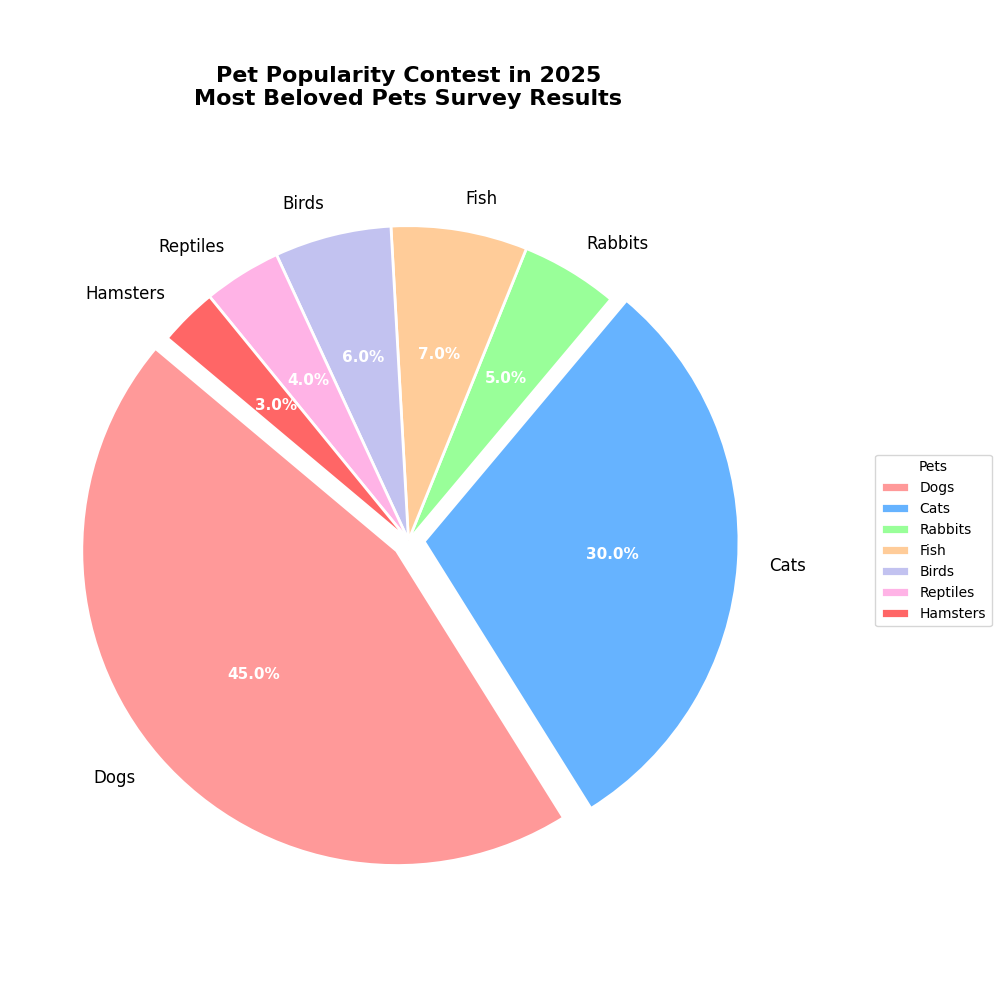

The Python source for this figure:
import matplotlib.pyplot as plt
import numpy as np

# Title and Backstory:
# 
# "Pet Popularity Contest in 2025"
# The humane society conducted a survey to determine the most beloved pets in 2025. 
# The results are in, and we have a visual representation of the survey results. The pie chart displays the proportion of various pets based on their popularity.

# Data for the pie chart
pets = ["Dogs", "Cats", "Rabbits", "Fish", "Birds", "Reptiles", "Hamsters"]
popularity = [45, 30, 5, 7, 6, 4, 3]

# Colors for each segment
colors = ['#ff9999', '#66b3ff', '#99ff99', '#ffcc99', '#c2c2f0', '#ffb3e6', '#ff6666']
explode = (0.05, 0.05, 0, 0, 0, 0, 0)  # Slightly explode the slices for Dogs and Cats as they are the most popular

# Create the figure and axis
fig, ax = plt.subplots(figsize=(10, 10))

# Pie chart
wedges, texts, autotexts = ax.pie(popularity, explode=explode, labels=pets, colors=colors, autopct='%1.1f%%', startangle=140,
                                  wedgeprops=dict(edgecolor='w', linewidth=2))

# Customizing texts for better visibility
for text in texts:
    text.set_fontsize(12)

for autotext in autotexts:
    autotext.set_color('white')
    autotext.set_fontsize(11)
    autotext.set_weight('bold')

# Title of the Pie Chart
plt.title("Pet Popularity Contest in 2025\nMost Beloved Pets Survey Results", fontsize=16, fontweight='bold', pad=30)

# Legend
ax.legend(wedges, pets, title="Pets", loc="center right", bbox_to_anchor=(1.25, 0.5), fontsize=10)

# Adjust layout to ensure clarity and avoid text overlap
plt.tight_layout()

# Displaying the plot
plt.show()
